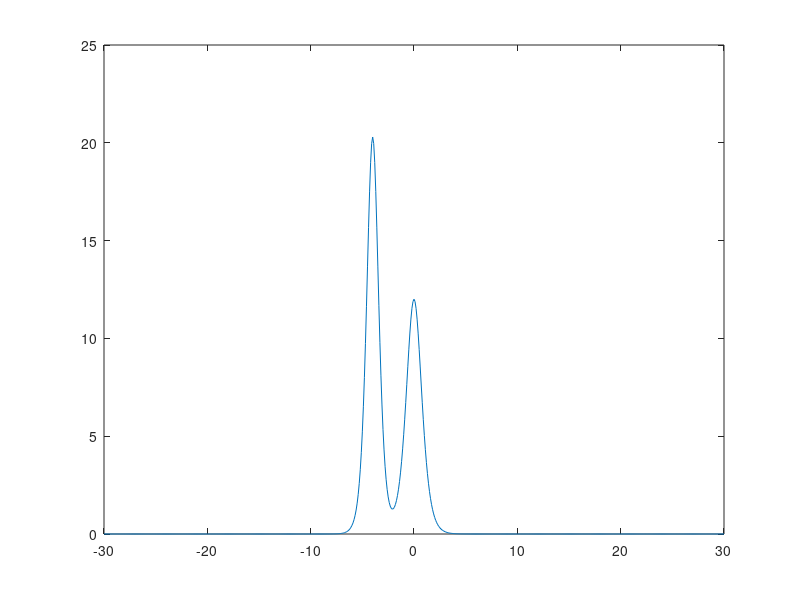

Here is the MATLAB script that generated this plot: (Note: this script raises an error after producing the figure.)
% Animation showing the propagation of two solitons at different speeds
% Finds out whether mass and momentum of the waves are both conserved

h = 0.1;            % Spacial step size
dt = 0.001;         % Time step size
S = 300;            % Number of discrete steps along x 
xmax = S*h;         % Maximum x value
L = 80;             % Number of steps
x = (-xmax:h:xmax); % Discretise x values
a = 1;              % Constant alpha in kdeV equation
t = 0;              % Initial time
j = 1;              % Counter for for loop
tnum = (4*((2*xmax)/(4*a^2)))/dt;  % Number of time steps 

% u1 and u2 represent initial u values for 2 solitons 
% at different speeds and initial positions 
u1 = 12*(a^2)*(sech(a*(x-(4*(a^2)*t))).^2); 
a1 = a+0.3;
x1 = x+4;
u2 = 12*(a1^2)*(sech(a1*(x1-(4*(a1^2)*t))).^2);   
u = (u1+u2)'; % Stores transpose of initial u for 2 solitons

% Creates a matrix of zeros to store mass and momentum values
mass = zeros(round(tnum/L),1); 
momen = zeros(round(tnum/L),1); 
t = zeros(round(tnum/L),1);    

plot(x,u);

for i=1:tnum

    u = rk4(h,dt,u); % rk4 calculates the next approx u

    if mod(i,L) == 0 
        plot(x,u,'LineSmoothing','on');
        set(gca,'fontsize',15, 'FontWeight', 'bold');
        axis([-xmax, xmax, -1, (12*a^2+10)]);
        % sprintf converts floating num to string
        title(['Soliton collision for a = ', num2str(a), ' and a = ', sprintf('%1.2f',a1)]);
        xlabel('x') % x-axis label
        ylabel('u') % y-axis label  
        grid on;
        drawnow;
        
        % Finds area under u using trapezium rule
        mass(j,1) = (h/2)*(2*u(1)+2*u(end)+2*sum(u(2:end-1)));
        % u^2 is positive so can use usqr to find u^2 dx
        momen(j,1) = h*sum(u.^2); 
        t(j) = L*dt*j;
        j = j+1;
    end
    
end

scatter(t,mass,4,'filled');  % Mass plot
hold all;
scatter(t,momen,4,'filled'); % Momentum plot
set(gca,'fontsize',15, 'FontWeight', 'bold');
title(['Variation of mass and momentum over time for a = ', num2str(a), ' and a = ', sprintf('%1.2f',a1)]);
xlabel('Time')               % x-axis label
ylabel('Refer to legend')    % y-axis label
grid on;

